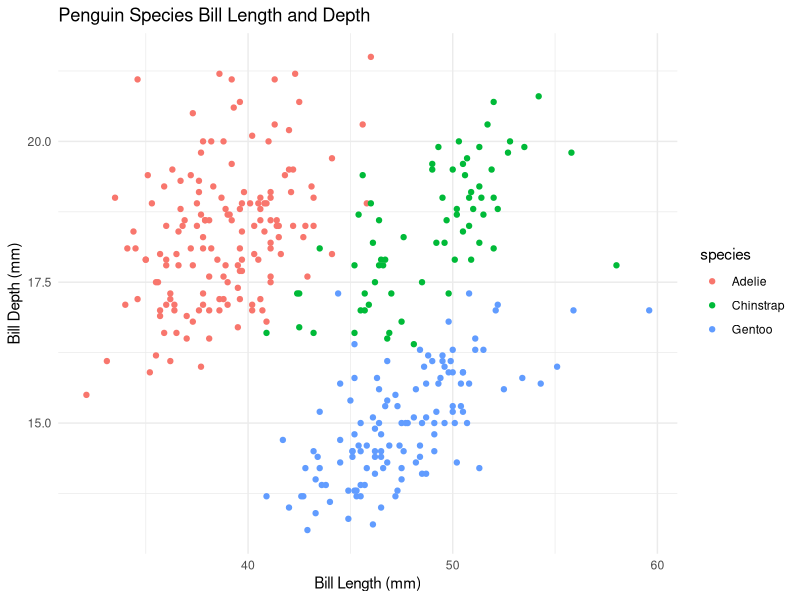
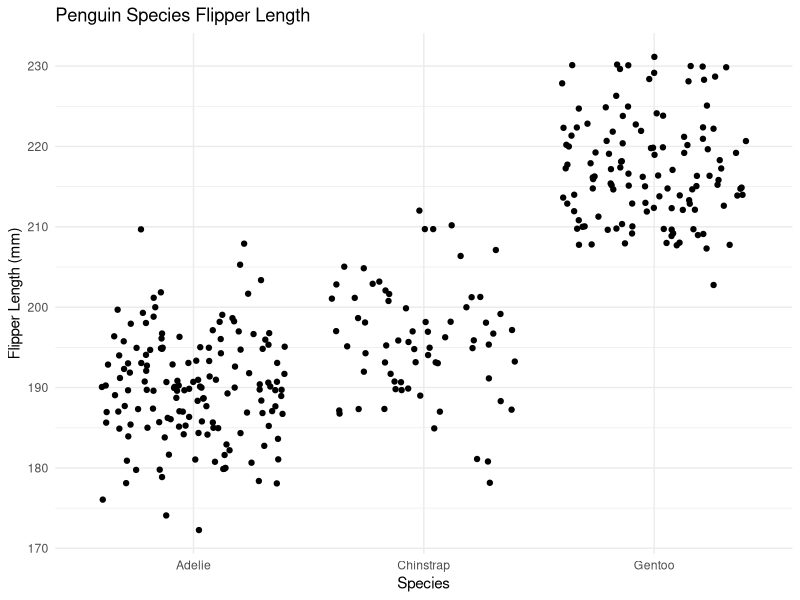

Reproduce these figures in R, in order.
## ---- chunk 1
library(tidyverse)
library(palmerpenguins)
## ---- chunk 2
# A
fx = expression(x ^ 2)

dfdx = D(fx, 'x')

x = 3

eval(dfdx)
## ---- chunk 3
# B 
Pa = expression(2 * (3 * a + 2) ^ 4 - 5)

dPda = D(Pa, 'a')

a = 1.2

eval(dPda)
## ---- chunk 4
ggplot(data = penguins, 
       aes(x = bill_length_mm, 
           y = bill_depth_mm, 
           color = species)) + 
  geom_point() + 
  labs(x = "Bill Length (mm)", 
       y = "Bill Depth (mm)",
       title = "Penguin Species Bill Length and Depth") +
  theme_minimal()
## ---- chunk 5
ggplot(data = penguins, 
       aes(x = species, 
           y = flipper_length_mm)) + 
  geom_jitter() + 
  labs(x = "Species", 
       y = "Flipper Length (mm)", 
       title = "Penguin Species Flipper Length") + 
  theme_minimal()
